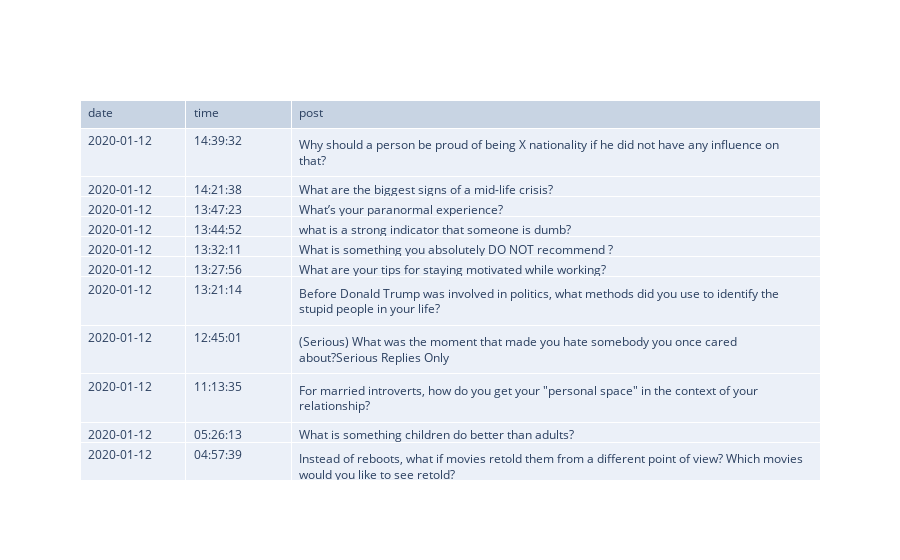

Write notebook code for a chart like this one.
### Code cell
fig = go.Figure([data])
fig

### Figure 1 — Plotly figure (JSON) as saved in the notebook; plotly's stock layout.template omitted (floating-point values rounded to 4 significant figures)
{"data": [{"cells": {"align": ["left"], "values": [["2020-01-12", "2020-01-12", "2020-01-12", "2020-01-12", "2020-01-12", "2020-01-12", "2020-01-12", "2020-01-12", "2020-01-12", "2020-01-12", "2020-01-12", "2020-01-12", "2020-01-12", "2020-01-12", "2020-01-12", "2020-01-12", "2020-01-12", "2020-01-11", "2020-01-11", "2020-01-11", "2020-01-11", "2020-01-11", "2020-01-11", "2020-01-11", "2020-01-11"], ["14:39:32", "14:21:38", "13:47:23", "13:44:52", "13:32:11", "13:27:56", "13:21:14", "12:45:01", "11:13:35", "05:26:13", "04:57:39", "04:15:27", "04:07:07", "02:55:13", "02:41:33", "01:43:12", "00:23:10", "21:48:35", "19:07:41", "18:50:12", "15:12:15", "13:00:01", "12:48:03", "09:49:04", "09:35:38"], ["Why should a person be proud of being X nationality if he did not have any influence on that?", "What are the biggest signs of a mid-life crisis?", "What’s your paranormal experience?", "what is a strong indicator that someone is dumb?", "What is something you absolutely DO NOT recommend ?", "What are your tips for staying motivated while working?", "Before Donald Trump was involved in politics, what methods did you use to identify the stupid people in your life?", "(Serious) What was the moment that made you hate somebody you once cared about?Serious Replies Only", "For married introverts, how do you get your \"personal space\" in the context of your relationship?", "What is something children do better than adults?", "Instead of reboots, what if movies retold them from a different point of view? Which movies would you like to see retold?", "Left-handed people of Reddit, what is the biggest inconvenience you deal with in daily life?", "[Serious] Former gang members of Reddit, what was your last straw that made you say “holy shit this life life is not for me”?Serious Replies Only", "What are some cool subreddits not many people know about?", "What is something you SWEAR you saw, but have no proof of?", "(Serious) What is the strangest and most unexplainable thing you’ve experienced?Serious Replies Only", "What improved your quality of life so much, you wish you did it sooner?", "Those who haven't caught covid yet after 2 years, why do you think you didn't get it?", "What do you miss the most from pre-covid?", "What company will you never do business with thanks to how annoying their commercials are?", "What’s something you saw (as a kid) that gave you nightmares for a long time?", "What is the biggest lie America tells it's people ?", "What tik tok trend gave you anger issues?", "What's your wholesome experience with a stranger?", "Non-Americans of reddit, what was the biggest culture shock you experienced when you came to the US?"]]}, "columnwidth": [200, 200, 1000], "header": {"align": ["left"], "values": ["date", "time", "post"]}, "type": "table"}], "layout": {"autosize": true}}
